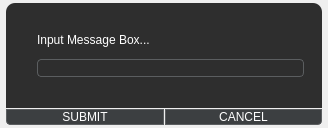
<?xml version="1.0" encoding="UTF-8"?>
<ui version="4.0">
 <class>InputMessageBox</class>
 <widget class="QDialog" name="InputMessageBox">
  <property name="windowModality">
   <enum>Qt::WindowModality::ApplicationModal</enum>
  </property>
  <property name="geometry">
   <rect>
    <x>0</x>
    <y>0</y>
    <width>328</width>
    <height>128</height>
   </rect>
  </property>
  <property name="minimumSize">
   <size>
    <width>328</width>
    <height>128</height>
   </size>
  </property>
  <property name="windowTitle">
   <string>Phils-Hub - Input Message Box</string>
  </property>
  <property name="styleSheet">
   <string notr="true">QToolTip {
    background-color: #2e2e2e;
    color: #ffffff;
    border: 1px solid #5b5e60;
    padding: 4px;
    border-radius: 4px;
    opacity: 200;
    font-size: 12px;
}

QLabel {
    color: #ffffff;
}

QFrame {
    background-color: #2e2e2e;
}

QPushButton {
    background-color: #3c3f41;
    color: #ffffff;
    border: 1px solid #5b5e60;
    border-radius: 4px;
	padding: 0px 0px;
}

QPushButton:hover {
    border-color: #4a90e2;
}

QPushButton:pressed {
    background-color: #3d78b2;
    border-color: #2a5f92;
}

QLineEdit {
    background-color: #2e2e2e;
    color: #ffffff;
    border: 1px solid #5b5e60;
    border-radius: 4px;
}

QLineEdit:focus {
    border-color: #4a90e2;
    background-color: #333333;
}</string>
  </property>
  <property name="modal">
   <bool>true</bool>
  </property>
  <layout class="QVBoxLayout" name="verticalLayout">
   <property name="spacing">
    <number>1</number>
   </property>
   <property name="leftMargin">
    <number>6</number>
   </property>
   <property name="topMargin">
    <number>3</number>
   </property>
   <property name="rightMargin">
    <number>6</number>
   </property>
   <property name="bottomMargin">
    <number>3</number>
   </property>
   <item>
    <widget class="QFrame" name="frame">
     <property name="sizePolicy">
      <sizepolicy hsizetype="Preferred" vsizetype="Expanding">
       <horstretch>0</horstretch>
       <verstretch>0</verstretch>
      </sizepolicy>
     </property>
     <property name="styleSheet">
      <string notr="true">QFrame {
	border-top-left-radius: 9px;
	border-top-right-radius: 9px;
}</string>
     </property>
     <property name="frameShape">
      <enum>QFrame::Shape::NoFrame</enum>
     </property>
     <property name="frameShadow">
      <enum>QFrame::Shadow::Raised</enum>
     </property>
     <layout class="QHBoxLayout" name="horizontalLayout">
      <item>
       <widget class="QLabel" name="label">
        <property name="text">
         <string/>
        </property>
        <property name="pixmap">
         <pixmap resource="../resources.qrc">:/ico/Icons/ico/phils-hub.ico</pixmap>
        </property>
       </widget>
      </item>
      <item>
       <widget class="QFrame" name="frame_2">
        <property name="frameShape">
         <enum>QFrame::Shape::NoFrame</enum>
        </property>
        <property name="frameShadow">
         <enum>QFrame::Shadow::Raised</enum>
        </property>
        <layout class="QVBoxLayout" name="verticalLayout_2">
         <property name="spacing">
          <number>0</number>
         </property>
         <property name="leftMargin">
          <number>9</number>
         </property>
         <property name="topMargin">
          <number>9</number>
         </property>
         <property name="rightMargin">
          <number>9</number>
         </property>
         <property name="bottomMargin">
          <number>9</number>
         </property>
         <item>
          <widget class="QLabel" name="msg_label">
           <property name="sizePolicy">
            <sizepolicy hsizetype="Preferred" vsizetype="Maximum">
             <horstretch>0</horstretch>
             <verstretch>0</verstretch>
            </sizepolicy>
           </property>
           <property name="text">
            <string>Input Message Box...</string>
           </property>
           <property name="wordWrap">
            <bool>true</bool>
           </property>
          </widget>
         </item>
         <item>
          <widget class="QLineEdit" name="input_field"/>
         </item>
        </layout>
       </widget>
      </item>
     </layout>
    </widget>
   </item>
   <item>
    <widget class="QFrame" name="frame_4">
     <property name="styleSheet">
      <string notr="true">QFrame {
	background: transparent;
	border-bottom-left-radius: 9px;
	border-bottom-right-radius: 9px;
}</string>
     </property>
     <property name="frameShape">
      <enum>QFrame::Shape::NoFrame</enum>
     </property>
     <property name="frameShadow">
      <enum>QFrame::Shadow::Raised</enum>
     </property>
     <layout class="QHBoxLayout" name="horizontalLayout_3">
      <property name="spacing">
       <number>1</number>
      </property>
      <property name="leftMargin">
       <number>0</number>
      </property>
      <property name="topMargin">
       <number>0</number>
      </property>
      <property name="rightMargin">
       <number>0</number>
      </property>
      <property name="bottomMargin">
       <number>0</number>
      </property>
      <item>
       <widget class="QPushButton" name="submit_btn">
        <property name="minimumSize">
         <size>
          <width>0</width>
          <height>0</height>
         </size>
        </property>
        <property name="styleSheet">
         <string notr="true">QPushButton {
	border-bottom-right-radius: 0px;
	border-top-left-radius: 0px;
	border-top-right-radius: 0px;
}</string>
        </property>
        <property name="text">
         <string>SUBMIT</string>
        </property>
       </widget>
      </item>
      <item>
       <widget class="QPushButton" name="cancel_btn">
        <property name="minimumSize">
         <size>
          <width>0</width>
          <height>0</height>
         </size>
        </property>
        <property name="styleSheet">
         <string notr="true">QPushButton {
	border-bottom-left-radius: 0px;
	border-top-left-radius: 0px;
	border-top-right-radius: 0px;
}</string>
        </property>
        <property name="text">
         <string>CANCEL</string>
        </property>
       </widget>
      </item>
     </layout>
    </widget>
   </item>
  </layout>
 </widget>
 <resources>
  <include location="../resources.qrc"/>
 </resources>
 <connections/>
</ui>
